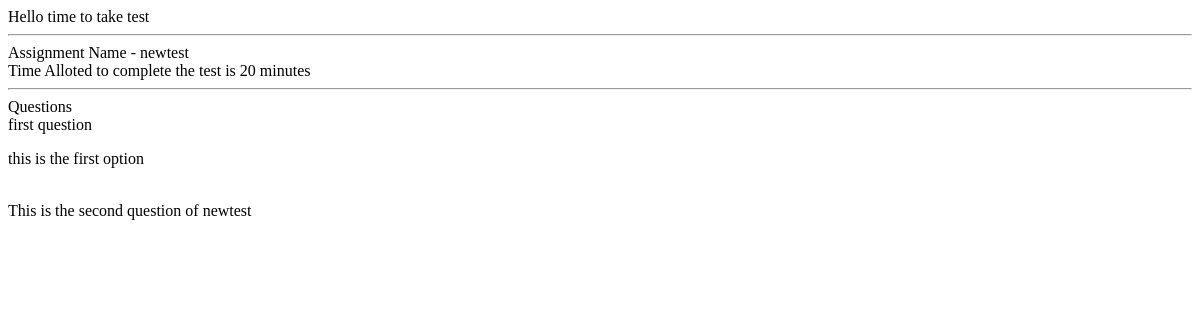
The page /assessments/test/5/ on the database as committed earlier.
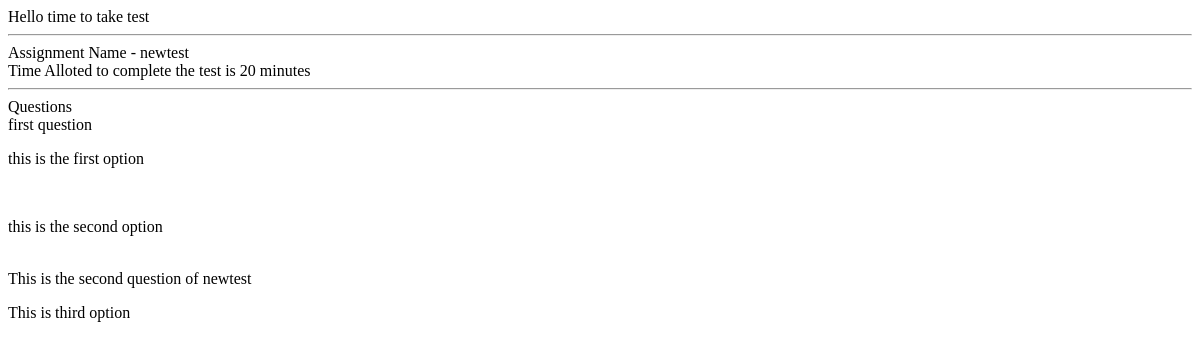
The same page on the database as committed later.
### quiz/models.py (models this page shows, shortened)
class Assessment(models.Model):
    user = models.ForeignKey(User, null = False, on_delete = models.CASCADE)
    name = models.CharField(max_length = 255, default="Exam")
    duration = models.IntegerField()
    time = models.DateTimeField(auto_now_add=True)

class QuestionSet(models.Model):
    assessment = models.ForeignKey(Assessment, null = False, on_delete = models.CASCADE)
    questionTitle = models.CharField(max_length = 1023, default= "question statement")
    mark = models.IntegerField()

class OptionSet(models.Model):
    Question = models.ForeignKey(QuestionSet, null = True, on_delete = models.CASCADE)
    optionStatement = models.CharField(max_length = 1023)
    correct = models.BooleanField(default=False)

### quiz/views.py (the view)
# urls.py: path('assessments/test/<int:pk>/', testAssessment , name="testAssessment"),
def testAssessment(request, pk):
    assessment = Assessment.objects.get(id = pk)
    questions = QuestionSet.objects.filter(assessment = assessment)
    options = OptionSet.objects.all()
    return render(request, 'takeTest.html',{"assessment":assessment, "questions": questions, "options": options})

### quiz/templates/takeTest.html (shortened to what this page needs)
{% extends 'base.html' %} {% block content %} Hello time to take test
<hr />
Assignment Name - {{assessment.name}}
<br>
Time Alloted to complete the test is {{assessment.duration}} minutes
<hr />
        Questions
<br />
{% for ques in questions %} {{ques.questionTitle}}
    {% for opt in options %}
        {% if ques == opt.Question %}
            <p>{{opt.optionStatement}}</p>
        {% else %}
            <br>
        {% endif %}
{% endfor %}
<br />
{% endfor %} {% endblock content%}

### quiz/templates/base.html (shortened to what this page needs)
<!DOCTYPE html>
<html lang="en">
  <head>
  </head>
  <body>
    {% block content %}{% endblock content %}
  </body>
</html>

Rows that differ between the two databases and show on the page:
added OptionSet: optionStatement "this is the second option", shown under QuestionSet "first question"
added OptionSet: optionStatement "This is third option", shown under QuestionSet "This is the second question of newtest"
